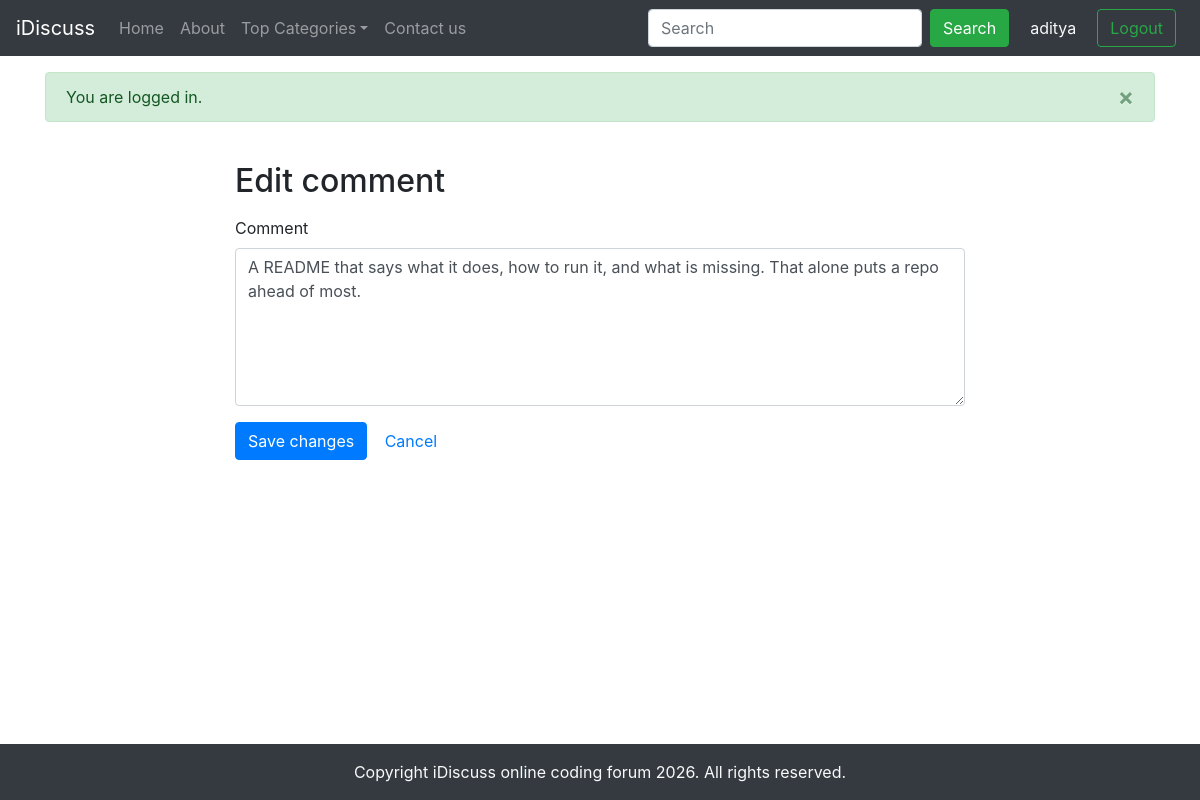
Page /comment-edit.php?id=15 (signed in) on the committed database.
### tables this page shows
CREATE TABLE IF NOT EXISTS users (
    id            INT UNSIGNED NOT NULL AUTO_INCREMENT,
    username      VARCHAR(30)  NOT NULL,
    email         VARCHAR(190) NOT NULL,
    password_hash VARCHAR(255) NOT NULL,
    created_at    DATETIME     NOT NULL DEFAULT CURRENT_TIMESTAMP,
    PRIMARY KEY (id),
    UNIQUE KEY uq_users_username (username),
    UNIQUE KEY uq_users_email (email)
);

CREATE TABLE IF NOT EXISTS comments (
    id         INT UNSIGNED NOT NULL AUTO_INCREMENT,
    thread_id  INT UNSIGNED NOT NULL,
    user_id    INT UNSIGNED NOT NULL,
    body       TEXT         NOT NULL,
    created_at DATETIME     NOT NULL DEFAULT CURRENT_TIMESTAMP,
    updated_at DATETIME         NULL DEFAULT NULL,
    PRIMARY KEY (id),
    KEY idx_comments_thread (thread_id, id),
    KEY idx_comments_user (user_id),
    CONSTRAINT fk_comments_thread FOREIGN KEY (thread_id) REFERENCES threads (id) ON DELETE CASCADE,
    CONSTRAINT fk_comments_user FOREIGN KEY (user_id) REFERENCES users (id) ON DELETE CASCADE
);

### config/bootstrap.php (called while the page is built, shortened)
<?php
$root = dirname(__DIR__);
require $root . '/src/autoload.php';
require $root . '/src/helpers.php';
$config = require __DIR__ . '/config.php';
$db = new Database($config['db']);
$users = new UserRepository($db);
return [
    'config' => $config,
    'db' => $db,
    'users' => $users,
    'auth' => new Auth($users),
    'categories' => new CategoryRepository($db),
    'threads' => new ThreadRepository($db),
    'comments' => new CommentRepository($db),
    'messages' => new MessageRepository($db),
    'throttle' => new LoginThrottle($db),
];

### config/config.php (called while the page is built, shortened)
<?php
$env = [];
$envFile = dirname(__DIR__) . '/.env';
$read = static fn (string $key, string $default = ''): string => $env[$key] ?? $default;
return [
    'app' => [
        'name' => $read('APP_NAME', 'iDiscuss'),
        'debug' => $read('APP_DEBUG', 'false') === 'true',
        'per_page' => max(1, (int) $read('APP_PER_PAGE', '10')),
    ],
    'db' => [
        'host' => $read('DB_HOST', '127.0.0.1'),
        'port' => (int) $read('DB_PORT', '3306'),
        'name' => $read('DB_NAME', 'forum_website'),
        'user' => $read('DB_USER', 'root'),
        'pass' => $read('DB_PASS', ''),
    ],
];

### src/autoload.php (called while the page is built, shortened)
<?php
spl_autoload_register(static function (string $class): void {
    $prefix = 'Forum\\';
    $relative = substr($class, strlen($prefix));
    $file = __DIR__ . '/' . str_replace('\\', '/', $relative) . '.php';
});

### src/helpers.php (called while the page is built, shortened)
<?php
function e(string|int|float|null $value): string
{
    return htmlspecialchars((string) $value, ENT_QUOTES | ENT_SUBSTITUTE, 'UTF-8');
}

### src/Auth.php (called while the page is built, shortened)
<?php
class Auth
{
    public function id(): ?int
    {
        $id = $_SESSION['user_id'] ?? null;
        return is_int($id) && $id > 0 ? $id : null;
    }
    public function user(): ?array
    {
        $id = $this->id();
        $user = $this->users->find($id);
        return $this->cached = $user;
    }
}

### src/Database.php (called while the page is built, shortened)
<?php
class Database
{
    private ?PDO $connection = null;
    public function pdo(): PDO
    {
        if ($this->connection instanceof PDO) {
            return $this->connection;
        }
        $dsn = sprintf(
            'mysql:host=%s;port=%d;dbname=%s;charset=utf8mb4',
            $this->settings['host'],
            $this->settings['port'],
            $this->settings['name']
        );
        try {
            $this->connection = new PDO($dsn, $this->settings['user'], $this->settings['pass'], [
                PDO::ATTR_ERRMODE => PDO::ERRMODE_EXCEPTION,
                PDO::ATTR_DEFAULT_FETCH_MODE => PDO::FETCH_ASSOC,
                PDO::ATTR_EMULATE_PREPARES => false,
            ]);
        } catch (PDOException $e) {
            throw new RuntimeException('Database connection failed.', 0, $e);
        }
        return $this->connection;
    }
    public function run(string $sql, array $params = []): PDOStatement
    {
        $statement = $this->pdo()->prepare($sql);
        $statement->execute($params);
        return $statement;
    }
    public function one(string $sql, array $params = []): ?array
    {
        $row = $this->run($sql, $params)->fetch();
        return $row === false ? null : $row;
    }
}

### src/UserRepository.php (called while the page is built, shortened)
<?php
class UserRepository
{
    public function find(int $id): ?array
    {
        return $this->db->one(
            'SELECT id, username, email, created_at FROM users WHERE id = ?',
            [$id]
        );
    }
}

### src/CommentRepository.php (called while the page is built, shortened)
<?php
class CommentRepository
{
    public function find(int $id): ?array
    {
        return $this->db->one(
            'SELECT id, thread_id, user_id, body, created_at, updated_at FROM comments WHERE id = ?',
            [$id]
        );
    }
}

### public/comment-edit.php (the view, shortened to what this page needs)
<?php
$app = require __DIR__ . '/../config/bootstrap.php';
$comments = $app['comments'];
$commentId = isset($_GET['id']) && is_numeric($_GET['id']) ? (int) $_GET['id'] : 0;
$comment = $commentId > 0 ? $comments->find($commentId) : null;
$threadId = (int) $comment['thread_id'];
$errors = [];
$old = ['body' => (string) $comment['body']];
require __DIR__ . '/../templates/layout/header.php';
?>
<div class="container my-4">
    <div class="row justify-content-center">
        <div class="col-md-8">
            <h2 class="mb-3">Edit comment</h2>
            <form action="comment-edit.php" method="post" novalidate>
                <div class="form-group">
                    <label for="body">Comment</label>
                    <textarea class="form-control<?= isset($errors['body']) ? ' is-invalid' : '' ?>" id="body"
                        name="body" rows="6" required><?= e($old['body']) ?></textarea>
                </div>
                <button type="submit" class="btn btn-primary">Save changes</button>
                <a href="thread.php?id=<?= $threadId ?>#comments" class="btn btn-link">Cancel</a>
            </form>
        </div>
    </div>
</div>
<?php require __DIR__ . '/../templates/layout/footer.php'; ?>

### templates/layout/header.php (shortened to what this page needs)
<?php
require __DIR__ . '/head.php';
$auth = $app['auth'];
$currentUser = $auth->user();
$searchTerm = isset($_GET['search']) && is_string($_GET['search']) ? $_GET['search'] : '';
?>
<nav class="navbar navbar-expand-lg navbar-dark bg-dark">
    <a class="navbar-brand" href="index.php"><?= e($appName) ?></a>
    <div class="collapse navbar-collapse" id="mainNav">
        <ul class="navbar-nav mr-auto">
            <li class="nav-item">
                <a class="nav-link" href="index.php">Home</a>
            </li>
            <li class="nav-item">
                <a class="nav-link" href="about.php">About</a>
            </li>
            <li class="nav-item dropdown">
                <a class="nav-link dropdown-toggle" href="#" role="button" data-toggle="dropdown"
                    aria-expanded="false">Top Categories</a>
            </li>
            <li class="nav-item">
                <a class="nav-link" href="contact.php">Contact us</a>
            </li>
        </ul>
        <form class="form-inline my-2 my-lg-0" action="search.php" method="get" role="search">
            <input class="form-control mr-sm-2" id="navbar-search" name="search" type="search"
                value="<?= e($searchTerm) ?>" placeholder="Search">
            <button class="btn btn-success my-2 my-sm-0" type="submit">Search</button>
        </form>
        <?php if ($currentUser !== null) : ?>
            <a href="profile.php" class="btn btn-link text-light ml-2">
                <?= e($currentUser['username']) ?>
            </a>
            <form action="logout.php" method="post" class="form-inline">
                <button type="submit" class="btn btn-outline-success mx-2">Logout</button>
            </form>
        <?php else : ?>
            <a href="login.php" class="btn btn-outline-success ml-2">Log in</a>
            <a href="signup.php" class="btn btn-outline-success mx-2">Sign up</a>
        <?php endif; ?>
    </div>
</nav>
<?php require __DIR__ . '/../partials/flash.php'; ?>
<main class="flex-fill">

### rows in the picture
users: username "aditya"
comments: body "A README that says what it does, how to run it, and what is missing. That alone puts a repo ahead of most."

### other values in the picture
$appName "iDiscuss"
$message['message'] "You are logged in."
$app['config']['app']['name'] "iDiscuss"
